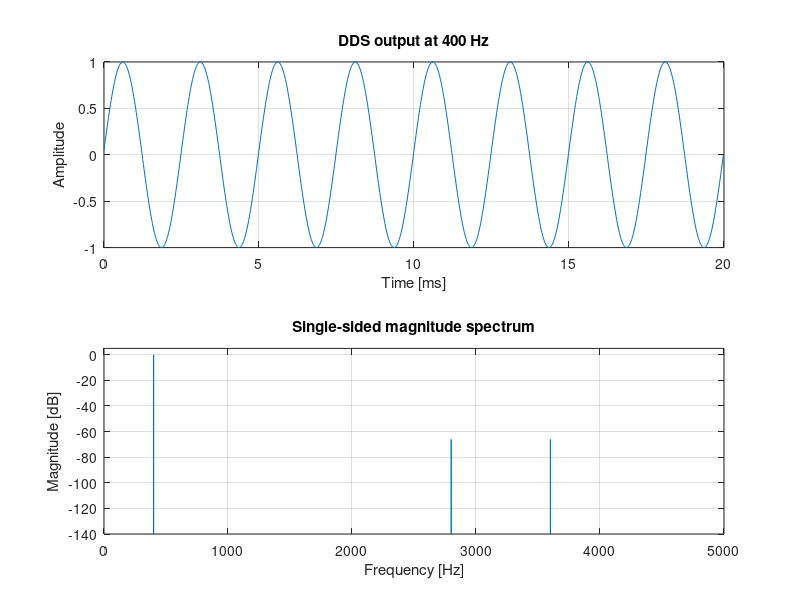
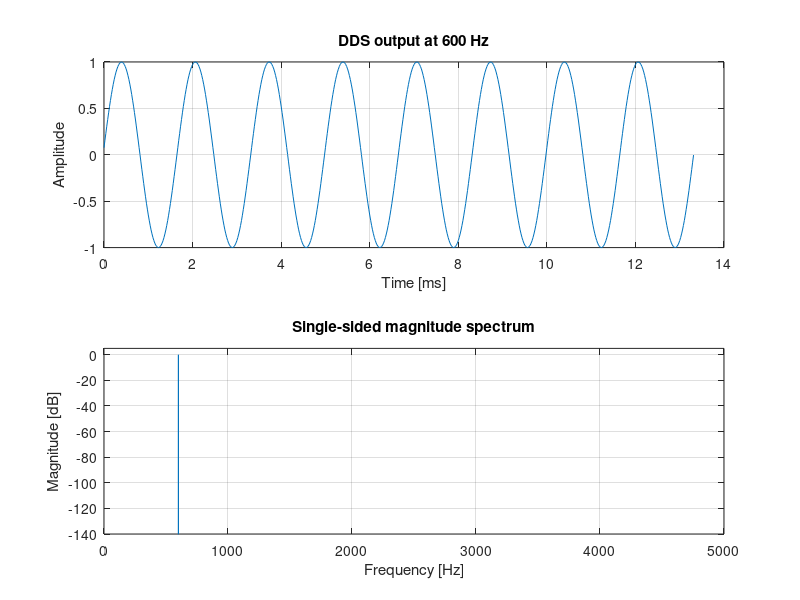
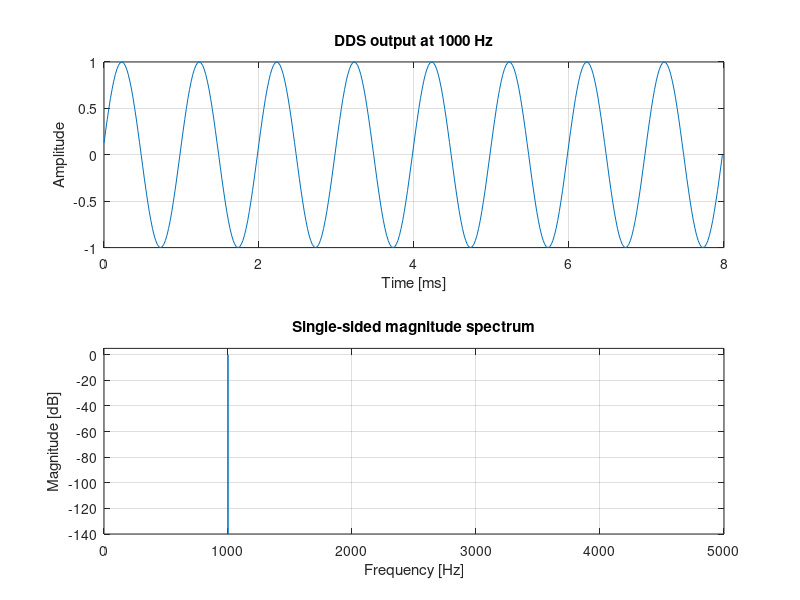
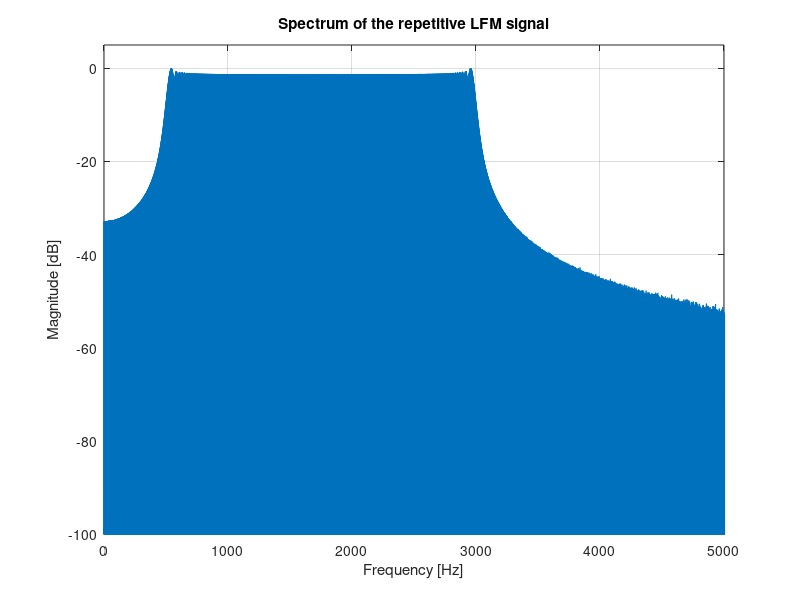

Write the MATLAB code that produced these figures, in order. (Note: this script raises an error after producing the figures.)
%% DDS PRACTICE - SELF-CONTAINED VERSION
% This file reproduces the complete practice without auxiliary functions.
clear; clc; close all;

fs = 48e3;
accumulator_bits = 32;
lut_bits = 11;
lut_size = 2^lut_bits;
phase_modulus = uint64(2^accumulator_bits);
shift = accumulator_bits - lut_bits;

% Full-cycle sine LUT, quantized in Q1.31.
phase_table = (0:lut_size-1) * 2*pi/lut_size;
lut_q31 = int32(round(sin(phase_table) * (2^31 - 1)));
lut = double(lut_q31) / 2^31;

%% Part 1: fixed tones
frequencies = [400, 600, 1000];
N = round(fs);

for tone = 1:length(frequencies)
    f = frequencies(tone);
    M = uint64(round(f * 2^accumulator_bits / fs));
    phase_accumulator = uint64(0);
    x = zeros(1, N);

    for n = 1:N
        phase_accumulator = mod(phase_accumulator + M, phase_modulus);
        index_zero_based = bitshift(phase_accumulator, -shift);
        x(n) = lut(double(index_zero_based) + 1);
    end

    t = (0:N-1)/fs;
    X = fft(x)/N;
    bins = 1:(N/2+1);
    f_axis = (bins-1)*fs/N;
    X_db = 20*log10(abs(X(bins)) + eps);
    X_db = X_db - max(X_db);

    figure;
    subplot(2,1,1);
    visible = 1:round(8*fs/f);
    plot(1e3*t(visible), x(visible)); grid on;
    title(sprintf('DDS output at %.0f Hz', f));
    xlabel('Time [ms]'); ylabel('Amplitude');

    subplot(2,1,2);
    plot(f_axis, X_db); grid on;
    xlim([0 5000]); ylim([-140 5]);
    title('Single-sided magnitude spectrum');
    xlabel('Frequency [Hz]'); ylabel('Magnitude [dB]');
end

%% Part 2: repetitive LFM signal
f_start = 500;
f_end = 3000;
sweep_duration = 1;
total_duration = 2;
N = round(total_duration*fs);
samples_per_sweep = round(sweep_duration*fs);
position = mod(0:N-1, samples_per_sweep);
f_inst = f_start + (f_end-f_start)*position/(samples_per_sweep-1);
M_sequence = uint64(round(f_inst*2^accumulator_bits/fs));

phase_accumulator = uint64(0);
x_lfm = zeros(1,N);
for n = 1:N
    phase_accumulator = mod(phase_accumulator + M_sequence(n), phase_modulus);
    index_zero_based = bitshift(phase_accumulator, -shift);
    x_lfm(n) = lut(double(index_zero_based)+1);
end

% Spectrum
X = fft(x_lfm)/N;
bins = 1:(N/2+1);
f_axis = (bins-1)*fs/N;
X_db = 20*log10(abs(X(bins))+eps);
X_db = X_db-max(X_db);
figure;
plot(f_axis,X_db); grid on; xlim([0 5000]); ylim([-100 5]);
title('Spectrum of the repetitive LFM signal');
xlabel('Frequency [Hz]'); ylabel('Magnitude [dB]');

% Spectrogram (requires Signal Processing Toolbox)
figure;
spectrogram(x_lfm,1024,512,1024,fs,'yaxis');
ylim([0 5]);
title('Spectrogram of the DDS LFM signal');
